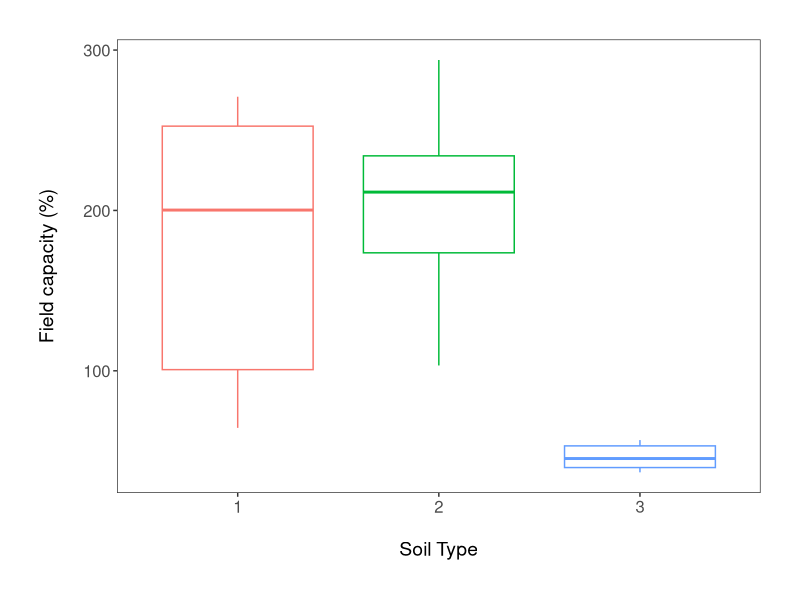
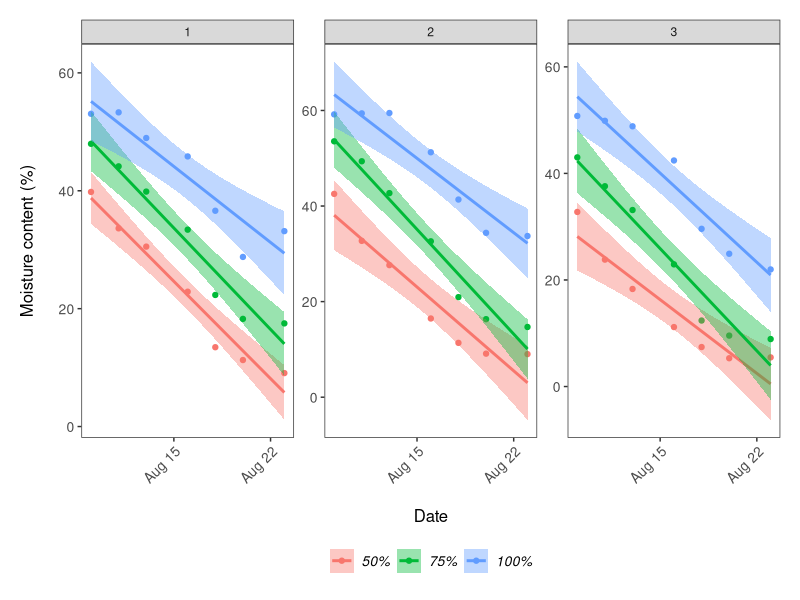
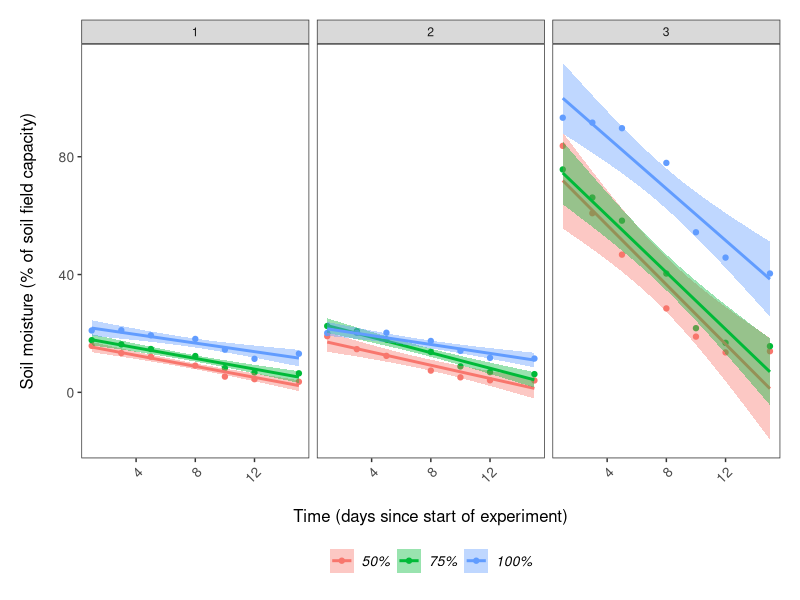
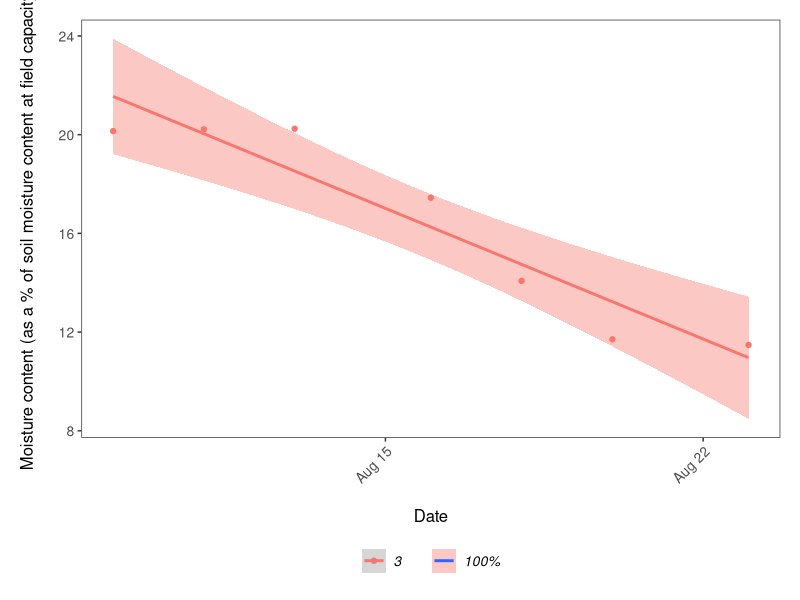

Write R code to recreate these figures, in order. (Note: this script raises an error after producing the figures.)
## DISSERTATION PROJECT ##

# Libraries ----
library(tidyverse)
library(readxl)
library(scales)

# Import datasets ----
ratio <- read_excel("root-shoot.xls")
field_capacity_data <- read_excel("Field_capacity_diss.xlsx")
moisture <- read_excel("moisture.xlsx")

# Data manipulation field capacity dataset ----
# water content = grams of water contained in the soil per pot
# moisture = mean and sd per pot measured by probe every other day in %
field_capacity_data <- field_capacity_data %>% 
  mutate(soil_type = as_factor(soil_type), pot_number = as_factor(pot_number)) %>% 
  mutate(water_content_gr = total_fresh-total_dry) %>%  # creating a new column for amount of water in soil
  mutate(moisture_content_percent = ((total_fresh/total_dry)-1)*100)  # new column with moisture content in %

# Boxplot checking for differences of soil moisture between soil types ----
(soil_moisture_boxplot <- ggplot(field_capacity_data, aes(soil_type, moisture_content_percent)) +
    geom_boxplot(aes(color = soil_type)) +
    theme_bw() +
    ylab("Field capacity (%)\n") +                             
    xlab("\nSoil Type")  +
    theme(axis.text = element_text(size = 12),
          axis.title = element_text(size = 14, face = "plain"),                     
          panel.grid = element_blank(),       
          plot.margin = unit(c(1,1,1,1), units = , "cm"),  
          legend.position = "none"))

# ggsave(soil_moisture_boxplot, file = "outputs/soil_moisture_boxplot.png", width = 12, height = 7) 

# Data manipulation for moisture measures ----
# moisture probe measures need to be plotted against time to see the progression 
# before relating them to the soil moisture content 
moisture <- moisture %>% 
  mutate(soil_type = as_factor(soil_type), pot = as_factor(pot)) %>% 
  tidyr::separate(date, c("year", "month", "day"), sep = "-", remove = FALSE) %>% 
  select(-year,-month) %>% 
  mutate(day = case_when(day == "09" ~ 1, day == "11" ~ 3, day == "13" ~ 5, 
                         day == "16" ~ 8, day == "18" ~ 10, day == "20" ~ 12, 
                         day == "23" ~ 15)) %>% 
  mutate(drought_level = case_when(pot == 1 ~ "50%",
                                   pot == 2 ~ "75%",
                                   pot == 3 ~ "100%",
                                   pot == 4 ~ "50%",
                                   pot == 5 ~ "75%",
                                   pot == 6 ~ "100%")) %>% 
  mutate(drought_level = as_factor(drought_level)) %>% 
  mutate(field_capacity = c(field_capacity_data$moisture_content_percent,
                           field_capacity_data$moisture_content_percent,
                           field_capacity_data$moisture_content_percent,
                           field_capacity_data$moisture_content_percent,
                           field_capacity_data$moisture_content_percent,
                           field_capacity_data$moisture_content_percent,
                           field_capacity_data$moisture_content_percent)) %>% 
  mutate(field_capacity_percent = (mean_moisture*100)/field_capacity) %>% 
  filter(pot %in% c(1,2,3))  # only selecting pots that have plant data

# Graph of moisture accross time ----
(moisture_time_series <- ggplot(moisture, aes(date, mean_moisture, color = drought_level)) +
    geom_point() +
    facet_wrap(~ soil_type, scales = "free_y") +
    geom_smooth(formula = y ~ x, method = "lm", aes(fill = drought_level)) + # add se = FALSE to remove error shading
    theme_bw() +
    ylab("Moisture content (%)\n") +                             
    xlab("\nDate") +
    theme(axis.text.x = element_text(size = 10, angle = 45, vjust = 1, hjust = 1),  # making the dates at a bit of an angle
          axis.text.y = element_text(size = 10),
          axis.title = element_text(size = 12, face = "plain"),                        
          panel.grid = element_blank(),  
          plot.margin = unit(c(0.5,0.5,0.5,0.5), units = , "cm"),  # Adding a margin around the plot
          legend.text = element_text(size = 10, face = "italic"),  
          legend.title = element_blank(),  # Removing the legend title 
          legend.position = "bottom")) 

# ggsave(moisture_time_series, file = "outputs/moisture_time_series.png", width = 12, height = 7) 

# Graph of field capacity % accross time ----
(field_capacity_time_series <- ggplot(moisture, aes(day, field_capacity_percent, color = drought_level, fill = drought_level)) +
    geom_point() +
    geom_smooth(formula = y ~ x, method = "lm") + # add se = FALSE to remove error shading
    theme_bw() +
    facet_wrap(~ soil_type, scales = "fixed") +
    ylab("Soil moisture (% of soil field capacity)\n") +                             
    xlab("\nTime (days since start of experiment)") +
    theme(axis.text.x = element_text(size = 10, angle = 45, vjust = 1, hjust = 1),  # making the dates at a bit of an angle
          axis.text.y = element_text(size = 10),
          axis.title = element_text(size = 12, face = "plain"),                        
          panel.grid = element_blank(),  
          plot.margin = unit(c(0.5,0.5,0.5,0.5), units = , "cm"),  # Adding a margin around the plot
          legend.text = element_text(size = 10, face = "italic"),  
          legend.title = element_blank(),  # Removing the legend title 
          legend.position = "bottom")) 

# ggsave(field_capacity_time_series, file = "outputs/field_capacity_time_series.png", width = 12, height = 7) 
# whole figure tells us that there seems to be significant differences between soil types AND between drought treatments 

# Trying to figure out what is going on with soil 2 100% moisture measures = large differences according to pot ----
subset_moisture_soil_2 <- filter(moisture, soil_type == "2" & drought_level == "100%")

(field_capacity_time_series <- ggplot(subset_moisture_soil_2, aes(date, field_capacity_percent, color = pot)) +
    geom_point() +
    geom_smooth(formula = y ~ x, method = "lm", aes(fill = drought_level)) + # add se = FALSE to remove error shading
    theme_bw() +
    ylab("Moisture content (as a % of soil moisture content at field capacity)\n") +                             
    xlab("\nDate") +
    theme(axis.text.x = element_text(size = 10, angle = 45, vjust = 1, hjust = 1),  # making the dates at a bit of an angle
          axis.text.y = element_text(size = 10),
          axis.title = element_text(size = 12, face = "plain"),                        
          panel.grid = element_blank(),  
          plot.margin = unit(c(0.5,0.5,0.5,0.5), units = , "cm"),  # Adding a margin around the plot
          legend.text = element_text(size = 10, face = "italic"),  
          legend.title = element_blank(),  # Removing the legend title 
          legend.position = "bottom")) 

pot_model <- lm(drought_level_percent ~ pot, data = subset_moisture_soil_2)
summary(pot_model)
anova(pot_model)
plot(pot_model)

# Data manipulation ratio dataset ----
# Rename columns and create factor levels for species, drought level and soil type #
ratio <- ratio %>% 
  rename(root_shoot = "Root/Shoot", drought = Drought_level, soil = Soil_Type, species = Species) %>% 
  mutate(species = as.factor(species), drought = as.factor(drought), soil = as.factor(soil)) %>% 
  filter(!root_shoot > 2.5) %>%   # take out the outliers
  mutate(root_shoot = rescale(root_shoot, to = c(-1, 1)))  # to help with analysis 

# Boxplot root/shoot and drought level ----
(ratio_boxplot <- ggplot(ratio, aes(drought, root_shoot)) +
    geom_boxplot(aes(color = drought)) +
    theme_bw() +
    ylab("Root/shoot ratio\n") +                             
    xlab("\nDrought level")  +
    theme(axis.text = element_text(size = 12),
          axis.title = element_text(size = 14, face = "plain"),                     
          panel.grid = element_blank(),       
          plot.margin = unit(c(1,1,1,1), units = , "cm"),  
          legend.position = "none"))

# ggsave(ratio_boxplot, file = "outputs/ratio_boxplot.png", width = 12, height = 7)

# Boxplot root/shoot and soil types ----
(ratio_soil_boxplot <- ggplot(ratio, aes(soil, root_shoot)) +
    geom_boxplot(aes(color = soil)) +
    theme_bw() +
    ylab("Root/shoot ratio\n") +                             
    xlab("\nSoil type")  +
    theme(axis.text = element_text(size = 12),
          axis.title = element_text(size = 14, face = "plain"),                     
          panel.grid = element_blank(),       
          plot.margin = unit(c(1,1,1,1), units = , "cm"),  
          legend.position = "none"))

# ggsave(ratio_soil_boxplot, file = "outputs/ratio_soil_boxplot.png", width = 12, height = 7)

# Boxplot root/shoot and species ----
(ratio_species_boxplot <- ggplot(ratio, aes(species, root_shoot)) +
    geom_boxplot(aes(color = species)) +
    theme_bw() +
    ylab("Root/shoot ratio\n") +                             
    xlab("\nSpecies")  +
    theme(axis.text = element_text(size = 12),
          axis.title = element_text(size = 14, face = "plain"),                     
          panel.grid = element_blank(),       
          plot.margin = unit(c(1,1,1,1), units = , "cm"),  
          legend.position = "none"))

# Three plots for variation of root/shoot within species ----
(ratio_species_hist <- ggplot(ratio, aes(x = root_shoot)) +
   geom_histogram(aes(fill = drought), bins = 25) +
   theme_bw() +
   facet_wrap(~ species, scales = "fixed") +
   xlab("Root/shoot ratio")  +
   theme(axis.text = element_text(size = 12),
         axis.title = element_text(size = 14, face = "plain"),                     
         panel.grid = element_blank(),       
         plot.margin = unit(c(1,1,1,1), units = , "cm"),  
         legend.position = "bottom"))

# ggsave(ratio_species_hist, file = "outputs/ratio_species_hist.png", width = 12, height = 7)

# Boxplot root/shoot + drought level + soil types ----
(ratio_drought_soil_boxplot <- ggplot(ratio, aes(drought, root_shoot, color = soil)) +
    geom_boxplot() +
    theme_bw() +
    ylab("Root/shoot ratio\n") +                             
    xlab("\nDrought level")  +
    theme(axis.text = element_text(size = 12),
          axis.title = element_text(size = 14, face = "plain"),                     
          panel.grid = element_blank(),       
          plot.margin = unit(c(1,1,1,1), units = , "cm"),  
          legend.position = "bottom"))

# ggsave(ratio_drought_soil_boxplot, file = "outputs/ratio_drought_soil_boxplot.png", width = 12, height = 7)

# Stats moisture contents and field capacity ----
moisture_model <- lm(field_capacity ~ soil_type, data = moisture)
summary(moisture_model)

moisture_model_2 <- lm(field_capacity_percent ~ day + soil_type, data = moisture)
summary(moisture_model_2)

# Stats ratio ----
ratio_model <- lm(root_shoot ~ drought, data = ratio)
summary(ratio_model)
anova(ratio_model)
plot(ratio_model)

ratio_model2 <- lm(root_shoot ~ soil, data = ratio)
summary(ratio_model2)
anova(ratio_model2)
plot(ratio_model2)

ratio_model3 <- lm(root_shoot ~ drought*soil*species, data = ratio)
summary(ratio_model3)
anova(ratio_model3)
plot(ratio_model3)

AIC(ratio_model, ratio_model2, ratio_model3)  # model 2 is much better (lower) than other 2 so explains variation the most 

# Verification of assumptions
ratio_resids <- resid(ratio_model2)
shapiro.test(ratio_resids)
bartlett.test(root_shoot ~ drought*species + soil, data = ratio)  # doesn't work with interaction terms? 
fligner.test(root_shoot ~ drought*species + soil, data = ratio) 

# Stats leaf area ----
leaf_area_model <- lm(Leaf_area ~ drought*soil*species, data = ratio)
summary(leaf_area_model)
anova(leaf_area_model)
plot(leaf_area_model)

# Verification of assumptions # 
leaf_resids <- resid(leaf_area_model)
shapiro.test(leaf_resids)
bartlett.test(Leaf_area ~ drought*soil*species, data = ratio)  # doesn't work with interaction terms? 

# To see which drought level drives the significant results #
ratio_aov <- aov(root_shoot ~ drought*soil*species, data = ratio)
TukeyHSD(ratio_aov)

# Trying a generalized linear model ----
# check family 
hist(ratio$root_shoot)

generalized_ratio <- glm(root_shoot ~ drought*soil*species, family = gaussian, data = ratio)
summary(generalized_ratio)

generalized_ratio2 <- glm(root_shoot ~ drought*soil + species, family = gaussian, data = ratio)
summary(generalized_ratio2)

generalized_ratio3 <- glm(root_shoot ~ drought + soil + species, family = gaussian, data = ratio)
summary(generalized_ratio3)

AIC(generalized_ratio,generalized_ratio2, generalized_ratio3)
# weird because I get different results than for the ANOVA...?

